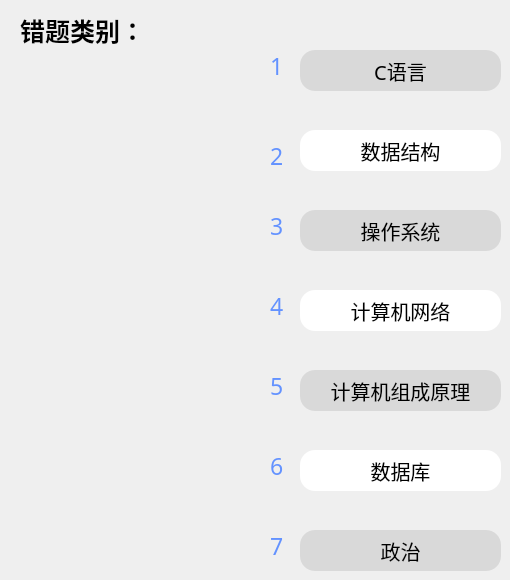
     <widget class="QWidget" name="page_7">
      <widget class="QLabel" name="label_t5_2">
       <property name="geometry">
        <rect>
         <x>270</x>
         <y>370</y>
         <width>21</width>
         <height>31</height>
        </rect>
       </property>
       <property name="font">
        <font>
         <family>微软雅黑</family>
         <pointsize>17</pointsize>
        </font>
       </property>
       <property name="styleSheet">
        <string notr="true">color: rgb(99, 146, 255);</string>
       </property>
       <property name="text">
        <string>5</string>
       </property>
      </widget>
      <widget class="QPushButton" name="wr_class4">
       <property name="geometry">
        <rect>
         <x>300</x>
         <y>290</y>
         <width>201</width>
         <height>41</height>
        </rect>
       </property>
       <property name="font">
        <font>
         <family>微软雅黑</family>
         <pointsize>15</pointsize>
        </font>
       </property>
       <property name="styleSheet">
        <string notr="true">QPushButton{
	
	background-color: rgb(255, 255, 255);
	border-radius:15px

}
QPushButton:pressed{
	padding-left:5px;
	padding-top:5px;
background-color: rgb(242, 255, 254);
}</string>
       </property>
       <property name="text">
        <string>计算机网络</string>
       </property>
      </widget>
      <widget class="QLabel" name="label_t7_2">
       <property name="geometry">
        <rect>
         <x>270</x>
         <y>530</y>
         <width>21</width>
         <height>31</height>
        </rect>
       </property>
       <property name="font">
        <font>
         <family>微软雅黑</family>
         <pointsize>17</pointsize>
        </font>
       </property>
       <property name="styleSheet">
        <string notr="true">color: rgb(99, 146, 255);</string>
       </property>
       <property name="text">
        <string>7</string>
       </property>
      </widget>
      <widget class="QPushButton" name="wr_class7">
       <property name="geometry">
        <rect>
         <x>300</x>
         <y>530</y>
         <width>201</width>
         <height>41</height>
        </rect>
       </property>
       <property name="font">
        <font>
         <family>微软雅黑</family>
         <pointsize>15</pointsize>
        </font>
       </property>
       <property name="styleSheet">
        <string notr="true">
QPushButton{
	background-color: rgb(217, 217, 217);
	border-radius:15px

}
QPushButton:pressed{
	padding-left:5px;
	padding-top:5px;	
	background-color: rgb(242, 255, 254);
}</string>
       </property>
       <property name="text">
        <string>政治</string>
       </property>
      </widget>
      <widget class="QLabel" name="wrong_class">
       <property name="geometry">
        <rect>
         <x>20</x>
         <y>0</y>
         <width>141</width>
         <height>61</height>
        </rect>
       </property>
       <property name="font">
        <font>
         <family>微软雅黑</family>
         <pointsize>19</pointsize>
         <weight>75</weight>
         <bold>true</bold>
        </font>
       </property>
       <property name="styleSheet">
        <string notr="true"/>
       </property>
       <property name="text">
        <string>错题类别：</string>
       </property>
      </widget>
      <widget class="QPushButton" name="wr_class6">
       <property name="geometry">
        <rect>
         <x>300</x>
         <y>450</y>
         <width>201</width>
         <height>41</height>
        </rect>
       </property>
       <property name="font">
        <font>
         <family>微软雅黑</family>
         <pointsize>15</pointsize>
        </font>
       </property>
       <property name="styleSheet">
        <string notr="true">QPushButton{
	
	background-color: rgb(255, 255, 255);
	border-radius:15px

}
QPushButton:pressed{
	padding-left:5px;
	padding-top:5px;
background-color: rgb(242, 255, 254);
}</string>
       </property>
       <property name="text">
        <string>数据库</string>
       </property>
      </widget>
      <widget class="QLabel" name="label_t2_2">
       <property name="geometry">
        <rect>
         <x>270</x>
         <y>140</y>
         <width>21</width>
         <height>31</height>
        </rect>
       </property>
       <property name="font">
        <font>
         <family>微软雅黑</family>
         <pointsize>17</pointsize>
        </font>
       </property>
       <property name="styleSheet">
        <string notr="true">color: rgb(99, 146, 255);</string>
       </property>
       <property name="text">
        <string>2</string>
       </property>
      </widget>
      <widget class="QLabel" name="label_t6_2">
       <property name="geometry">
        <rect>
         <x>270</x>
         <y>450</y>
         <width>21</width>
         <height>31</height>
        </rect>
       </property>
       <property name="font">
        <font>
         <family>微软雅黑</family>
         <pointsize>17</pointsize>
        </font>
       </property>
       <property name="styleSheet">
        <string notr="true">color: rgb(99, 146, 255);</string>
       </property>
       <property name="text">
        <string>6</string>
       </property>
      </widget>
      <widget class="QLabel" name="label_t4_2">
       <property name="geometry">
        <rect>
         <x>270</x>
         <y>290</y>
         <width>21</width>
         <height>31</height>
        </rect>
       </property>
       <property name="font">
        <font>
         <family>微软雅黑</family>
         <pointsize>17</pointsize>
        </font>
       </property>
       <property name="styleSheet">
        <string notr="true">color: rgb(99, 146, 255);</string>
       </property>
       <property name="text">
        <string>4</string>
       </property>
      </widget>
      <widget class="QPushButton" name="wr_class5">
       <property name="geometry">
        <rect>
         <x>300</x>
         <y>370</y>
         <width>201</width>
         <height>41</height>
        </rect>
       </property>
       <property name="font">
        <font>
         <family>微软雅黑</family>
         <pointsize>15</pointsize>
        </font>
       </property>
       <property name="styleSheet">
        <string notr="true">
QPushButton{
	background-color: rgb(217, 217, 217);
	border-radius:15px

}
QPushButton:pressed{
	padding-left:5px;
	padding-top:5px;	
	background-color: rgb(242, 255, 254);
}</string>
       </property>
       <property name="text">
        <string>计算机组成原理</string>
       </property>
      </widget>
      <widget class="QPushButton" name="wr_class1">
       <property name="geometry">
        <rect>
         <x>300</x>
         <y>50</y>
         <width>201</width>
         <height>41</height>
        </rect>
       </property>
       <property name="font">
        <font>
         <family>微软雅黑</family>
         <pointsize>15</pointsize>
        </font>
       </property>
       <property name="styleSheet">
        <string notr="true">
QPushButton{
	background-color: rgb(217, 217, 217);
	border-radius:15px

}
QPushButton:pressed{
	padding-left:5px;
	padding-top:5px;	
	background-color: rgb(242, 255, 254);
}</string>
       </property>
       <property name="text">
        <string>C语言</string>
       </property>
      </widget>
      <widget class="QPushButton" name="wr_class3">
       <property name="geometry">
        <rect>
         <x>300</x>
         <y>210</y>
         <width>201</width>
         <height>41</height>
        </rect>
       </property>
       <property name="font">
        <font>
         <family>微软雅黑</family>
         <pointsize>15</pointsize>
        </font>
       </property>
       <property name="styleSheet">
        <string notr="true">
QPushButton{
	background-color: rgb(217, 217, 217);
	border-radius:15px

}
QPushButton:pressed{
	padding-left:5px;
	padding-top:5px;	
	background-color: rgb(242, 255, 254);
}</string>
       </property>
       <property name="text">
        <string>操作系统</string>
       </property>
      </widget>
      <widget class="QLabel" name="label_t3_2">
       <property name="geometry">
        <rect>
         <x>270</x>
         <y>210</y>
         <width>21</width>
         <height>31</height>
        </rect>
       </property>
       <property name="font">
        <font>
         <family>微软雅黑</family>
         <pointsize>17</pointsize>
        </font>
       </property>
       <property name="styleSheet">
        <string notr="true">color: rgb(99, 146, 255);</string>
       </property>
       <property name="text">
        <string>3</string>
       </property>
      </widget>
      <widget class="QLabel" name="label_t1_2">
       <property name="geometry">
        <rect>
         <x>270</x>
         <y>50</y>
         <width>21</width>
         <height>31</height>
        </rect>
       </property>
       <property name="font">
        <font>
         <family>微软雅黑</family>
         <pointsize>17</pointsize>
        </font>
       </property>
       <property name="styleSheet">
        <string notr="true">color: rgb(99, 146, 255);</string>
       </property>
       <property name="text">
        <string>1</string>
       </property>
      </widget>
      <widget class="QPushButton" name="wr_class2">
       <property name="geometry">
        <rect>
         <x>300</x>
         <y>130</y>
         <width>201</width>
         <height>41</height>
        </rect>
       </property>
       <property name="font">
        <font>
         <family>微软雅黑</family>
         <pointsize>15</pointsize>
        </font>
       </property>
       <property name="autoFillBackground">
        <bool>false</bool>
       </property>
       <property name="styleSheet">
        <string notr="true">QPushButton{
	
	background-color: rgb(255, 255, 255);
	border-radius:15px

}
QPushButton:pressed{
	padding-left:5px;
	padding-top:5px;
background-color: rgb(242, 255, 254);
}</string>
       </property>
       <property name="text">
        <string>数据结构</string>
       </property>
      </widget>
     </widget>
